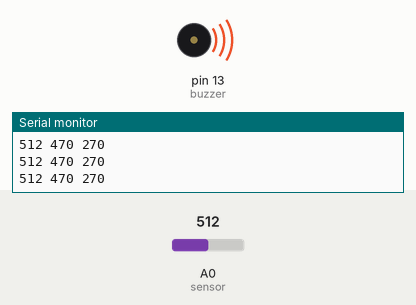
Simulated run of this sketch. Board: Arduino Uno, built with avr-gcc and run on an emulated ATmega328P. On the bench: buzzer (waves = sounding), the last lines printed to the serial monitor. The inputs (shaded band) are chosen by the test bench; at power-on: A0 (sensor) = 512. Storage starts empty.

Above: at 1.2 s.
1.3 s: A0 (sensor) set to 375
4.3 s: A0 (sensor) set to 351
At 4.7 s:
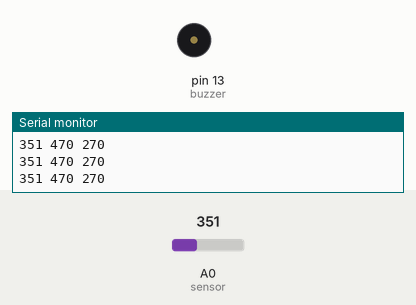
5.8 s: A0 (sensor) set to 370
At 7.0 s:
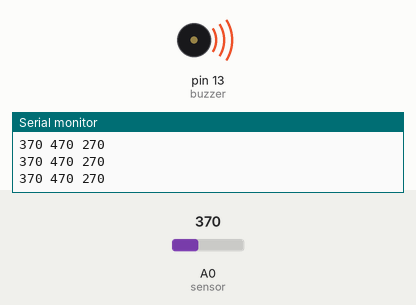
7.3 s: A0 (sensor) set to 350
At 8.2 s:
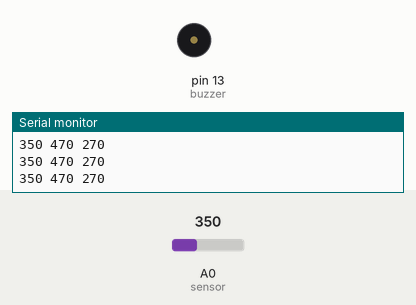
Timing chart, 0 to 9.8 s (numbered marks = the images above; inputs shaded):
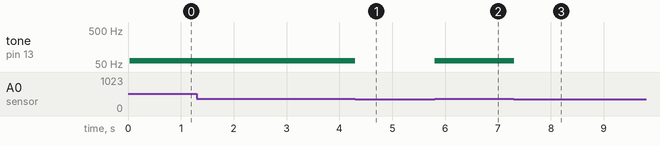

The sketch:

ECGECG.ino
```cpp
//grafico no reajusta mais
//grafico mais bonito
//buzzermais grave
//comprar modulo e cartao SD para salvar os dados, biblioteca SD.h
//falta imprimir os valores dos batimentos
#include <SD.h>

Sd2Card SDcard;
SdVolume volume;


int LODminus = 10;//LOD-
int LODplus = 11;//LOD+
int buzzer = 13;
const int chipSelect = 4;


void setup()
{
  Serial.begin(9600);
  pinMode(LODminus, INPUT); // leads off detection LOD-
  pinMode(LODplus, INPUT); // leads off detection LOD+
  pinMode(buzzer, OUTPUT);
  if (!SD.begin(chipSelect))
  {
    Serial.println("Falha ao acessar o cartao !");
    return;
  }
}


void loop()
{
  Serial.print(analogRead(A0));//sensor lecture
  Serial.print(" ");
  Serial.print(470);//formatacao do grafico - acima
  Serial.print(" ");
  Serial.println(270);//formatacao do grafico - abaixo

  File dataFile = SD.open("ECG_values.txt", FILE_WRITE);
  if (dataFile) // Grava os dados no arquivo
    {
      dataFile.println(analogRead(A0));
      dataFile.close();
    }
  else
    {
      Serial.println("Erro ao abrir arquivo.txt !"); // Mensagem de erro caso ocorra algum problema na abertura do arquivo
    }

  if (analogRead(A0) > 360) { //pulse
      tone(buzzer, 63);//buzzer 63 Hertz
  }
  else {
      noTone(buzzer);//buzzer off
  }
}
```

Measured:
- the behaviour switches between 361 and 360 on A0 (sensor) (found by bisection; images 0 and 1)
- after the input at 4.3 s, tone on pin 13 (buzzer): 63 Hz → silent at once
- after the input at 5.8 s, tone on pin 13 (buzzer): silent → 63 Hz at once
- after the input at 7.3 s, tone on pin 13 (buzzer): 63 Hz → silent at once
